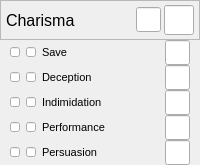
      <widget class="QWidget" name="widget_98" native="true">
       <layout class="QVBoxLayout" name="verticalLayout_37">
        <property name="spacing">
         <number>0</number>
        </property>
        <property name="leftMargin">
         <number>0</number>
        </property>
        <property name="topMargin">
         <number>0</number>
        </property>
        <property name="rightMargin">
         <number>0</number>
        </property>
        <property name="bottomMargin">
         <number>0</number>
        </property>
        <item>
         <widget class="QFrame" name="frame_18">
          <property name="minimumSize">
           <size>
            <width>0</width>
            <height>40</height>
           </size>
          </property>
          <property name="maximumSize">
           <size>
            <width>16777215</width>
            <height>40</height>
           </size>
          </property>
          <property name="frameShape">
           <enum>QFrame::StyledPanel</enum>
          </property>
          <property name="frameShadow">
           <enum>QFrame::Plain</enum>
          </property>
          <layout class="QHBoxLayout" name="horizontalLayout_86">
           <property name="spacing">
            <number>3</number>
           </property>
           <property name="leftMargin">
            <number>5</number>
           </property>
           <property name="topMargin">
            <number>0</number>
           </property>
           <property name="rightMargin">
            <number>5</number>
           </property>
           <property name="bottomMargin">
            <number>0</number>
           </property>
           <item>
            <widget class="QLabel" name="label_83">
             <property name="font">
              <font>
               <pointsize>12</pointsize>
              </font>
             </property>
             <property name="text">
              <string notr="true">Charisma</string>
             </property>
             <property name="textFormat">
              <enum>Qt::AutoText</enum>
             </property>
            </widget>
           </item>
           <item>
            <widget class="QLineEdit" name="lineEdit_190">
             <property name="minimumSize">
              <size>
               <width>25</width>
               <height>25</height>
              </size>
             </property>
             <property name="maximumSize">
              <size>
               <width>25</width>
               <height>25</height>
              </size>
             </property>
             <property name="alignment">
              <set>Qt::AlignCenter</set>
             </property>
            </widget>
           </item>
           <item>
            <widget class="QLineEdit" name="lineEdit_191">
             <property name="minimumSize">
              <size>
               <width>30</width>
               <height>30</height>
              </size>
             </property>
             <property name="maximumSize">
              <size>
               <width>30</width>
               <height>30</height>
              </size>
             </property>
             <property name="alignment">
              <set>Qt::AlignCenter</set>
             </property>
            </widget>
           </item>
          </layout>
         </widget>
        </item>
        <item>
         <widget class="QWidget" name="widget_99" native="true">
          <property name="minimumSize">
           <size>
            <width>0</width>
            <height>25</height>
           </size>
          </property>
          <property name="maximumSize">
           <size>
            <width>16777215</width>
            <height>25</height>
           </size>
          </property>
          <layout class="QHBoxLayout" name="horizontalLayout_87">
           <property name="leftMargin">
            <number>10</number>
           </property>
           <property name="topMargin">
            <number>0</number>
           </property>
           <property name="rightMargin">
            <number>10</number>
           </property>
           <property name="bottomMargin">
            <number>0</number>
           </property>
           <item>
            <widget class="QLineEdit" name="lineEdit_192">
             <property name="minimumSize">
              <size>
               <width>10</width>
               <height>10</height>
              </size>
             </property>
             <property name="maximumSize">
              <size>
               <width>10</width>
               <height>10</height>
              </size>
             </property>
             <property name="alignment">
              <set>Qt::AlignCenter</set>
             </property>
            </widget>
           </item>
           <item>
            <widget class="QLineEdit" name="lineEdit_193">
             <property name="minimumSize">
              <size>
               <width>10</width>
               <height>10</height>
              </size>
             </property>
             <property name="maximumSize">
              <size>
               <width>10</width>
               <height>10</height>
              </size>
             </property>
             <property name="alignment">
              <set>Qt::AlignCenter</set>
             </property>
            </widget>
           </item>
           <item>
            <widget class="QLabel" name="label_84">
             <property name="font">
              <font>
               <pointsize>8</pointsize>
              </font>
             </property>
             <property name="text">
              <string>Save</string>
             </property>
            </widget>
           </item>
           <item>
            <widget class="QLineEdit" name="lineEdit_194">
             <property name="minimumSize">
              <size>
               <width>25</width>
               <height>25</height>
              </size>
             </property>
             <property name="maximumSize">
              <size>
               <width>25</width>
               <height>25</height>
              </size>
             </property>
             <property name="alignment">
              <set>Qt::AlignCenter</set>
             </property>
            </widget>
           </item>
          </layout>
         </widget>
        </item>
        <item>
         <widget class="QWidget" name="widget_100" native="true">
          <property name="sizePolicy">
           <sizepolicy hsizetype="Preferred" vsizetype="Preferred">
            <horstretch>0</horstretch>
            <verstretch>25</verstretch>
           </sizepolicy>
          </property>
          <property name="minimumSize">
           <size>
            <width>0</width>
            <height>25</height>
           </size>
          </property>
          <layout class="QHBoxLayout" name="horizontalLayout_88">
           <property name="leftMargin">
            <number>10</number>
           </property>
           <property name="topMargin">
            <number>0</number>
           </property>
           <property name="rightMargin">
            <number>10</number>
           </property>
           <property name="bottomMargin">
            <number>0</number>
           </property>
           <item>
            <widget class="QLineEdit" name="lineEdit_195">
             <property name="minimumSize">
              <size>
               <width>10</width>
               <height>10</height>
              </size>
             </property>
             <property name="maximumSize">
              <size>
               <width>10</width>
               <height>10</height>
              </size>
             </property>
             <property name="alignment">
              <set>Qt::AlignCenter</set>
             </property>
            </widget>
           </item>
           <item>
            <widget class="QLineEdit" name="lineEdit_196">
             <property name="minimumSize">
              <size>
               <width>10</width>
               <height>10</height>
              </size>
             </property>
             <property name="maximumSize">
              <size>
               <width>10</width>
               <height>10</height>
              </size>
             </property>
             <property name="alignment">
              <set>Qt::AlignCenter</set>
             </property>
            </widget>
           </item>
           <item>
            <widget class="QLabel" name="label_85">
             <property name="font">
              <font>
               <pointsize>8</pointsize>
              </font>
             </property>
             <property name="text">
              <string>Deception</string>
             </property>
            </widget>
           </item>
           <item>
            <widget class="QLineEdit" name="lineEdit_197">
             <property name="minimumSize">
              <size>
               <width>25</width>
               <height>25</height>
              </size>
             </property>
             <property name="maximumSize">
              <size>
               <width>25</width>
               <height>25</height>
              </size>
             </property>
             <property name="alignment">
              <set>Qt::AlignCenter</set>
             </property>
            </widget>
           </item>
          </layout>
         </widget>
        </item>
        <item>
         <widget class="QWidget" name="widget_101" native="true">
          <property name="sizePolicy">
           <sizepolicy hsizetype="Preferred" vsizetype="Preferred">
            <horstretch>0</horstretch>
            <verstretch>25</verstretch>
           </sizepolicy>
          </property>
          <property name="minimumSize">
           <size>
            <width>0</width>
            <height>25</height>
           </size>
          </property>
          <layout class="QHBoxLayout" name="horizontalLayout_89">
           <property name="leftMargin">
            <number>10</number>
           </property>
           <property name="topMargin">
            <number>0</number>
           </property>
           <property name="rightMargin">
            <number>10</number>
           </property>
           <property name="bottomMargin">
            <number>0</number>
           </property>
           <item>
            <widget class="QLineEdit" name="lineEdit_198">
             <property name="minimumSize">
              <size>
               <width>10</width>
               <height>10</height>
              </size>
             </property>
             <property name="maximumSize">
              <size>
               <width>10</width>
               <height>10</height>
              </size>
             </property>
             <property name="alignment">
              <set>Qt::AlignCenter</set>
             </property>
            </widget>
           </item>
           <item>
            <widget class="QLineEdit" name="lineEdit_199">
             <property name="minimumSize">
              <size>
               <width>10</width>
               <height>10</height>
              </size>
             </property>
             <property name="maximumSize">
              <size>
               <width>10</width>
               <height>10</height>
              </size>
             </property>
             <property name="alignment">
              <set>Qt::AlignCenter</set>
             </property>
            </widget>
           </item>
           <item>
            <widget class="QLabel" name="label_86">
             <property name="font">
              <font>
               <pointsize>8</pointsize>
              </font>
             </property>
             <property name="text">
              <string>Indimidation</string>
             </property>
            </widget>
           </item>
           <item>
            <widget class="QLineEdit" name="lineEdit_200">
             <property name="minimumSize">
              <size>
               <width>25</width>
               <height>25</height>
              </size>
             </property>
             <property name="maximumSize">
              <size>
               <width>25</width>
               <height>25</height>
              </size>
             </property>
             <property name="alignment">
              <set>Qt::AlignCenter</set>
             </property>
            </widget>
           </item>
          </layout>
         </widget>
        </item>
        <item>
         <widget class="QWidget" name="widget_102" native="true">
          <property name="sizePolicy">
           <sizepolicy hsizetype="Preferred" vsizetype="Preferred">
            <horstretch>0</horstretch>
            <verstretch>25</verstretch>
           </sizepolicy>
          </property>
          <property name="minimumSize">
           <size>
            <width>0</width>
            <height>25</height>
           </size>
          </property>
          <layout class="QHBoxLayout" name="horizontalLayout_90">
           <property name="leftMargin">
            <number>10</number>
           </property>
           <property name="topMargin">
            <number>0</number>
           </property>
           <property name="rightMargin">
            <number>10</number>
           </property>
           <property name="bottomMargin">
            <number>0</number>
           </property>
           <item>
            <widget class="QLineEdit" name="lineEdit_201">
             <property name="minimumSize">
              <size>
               <width>10</width>
               <height>10</height>
              </size>
             </property>
             <property name="maximumSize">
              <size>
               <width>10</width>
               <height>10</height>
              </size>
             </property>
             <property name="alignment">
              <set>Qt::AlignCenter</set>
             </property>
            </widget>
           </item>
           <item>
            <widget class="QLineEdit" name="lineEdit_202">
             <property name="minimumSize">
              <size>
               <width>10</width>
               <height>10</height>
              </size>
             </property>
             <property name="maximumSize">
              <size>
               <width>10</width>
               <height>10</height>
              </size>
             </property>
             <property name="alignment">
              <set>Qt::AlignCenter</set>
             </property>
            </widget>
           </item>
           <item>
            <widget class="QLabel" name="label_87">
             <property name="font">
              <font>
               <pointsize>8</pointsize>
              </font>
             </property>
             <property name="text">
              <string>Performance</string>
             </property>
            </widget>
           </item>
           <item>
            <widget class="QLineEdit" name="lineEdit_203">
             <property name="minimumSize">
              <size>
               <width>25</width>
               <height>25</height>
              </size>
             </property>
             <property name="maximumSize">
              <size>
               <width>25</width>
               <height>25</height>
              </size>
             </property>
             <property name="alignment">
              <set>Qt::AlignCenter</set>
             </property>
            </widget>
           </item>
          </layout>
         </widget>
        </item>
        <item>
         <widget class="QWidget" name="widget_103" native="true">
          <property name="sizePolicy">
           <sizepolicy hsizetype="Preferred" vsizetype="Preferred">
            <horstretch>0</horstretch>
            <verstretch>25</verstretch>
           </sizepolicy>
          </property>
          <property name="minimumSize">
           <size>
            <width>0</width>
            <height>25</height>
           </size>
          </property>
          <layout class="QHBoxLayout" name="horizontalLayout_91">
           <property name="leftMargin">
            <number>10</number>
           </property>
           <property name="topMargin">
            <number>0</number>
           </property>
           <property name="rightMargin">
            <number>10</number>
           </property>
           <property name="bottomMargin">
            <number>0</number>
           </property>
           <item>
            <widget class="QLineEdit" name="lineEdit_204">
             <property name="minimumSize">
              <size>
               <width>10</width>
               <height>10</height>
              </size>
             </property>
             <property name="maximumSize">
              <size>
               <width>10</width>
               <height>10</height>
              </size>
             </property>
             <property name="alignment">
              <set>Qt::AlignCenter</set>
             </property>
            </widget>
           </item>
           <item>
            <widget class="QLineEdit" name="lineEdit_205">
             <property name="minimumSize">
              <size>
               <width>10</width>
               <height>10</height>
              </size>
             </property>
             <property name="maximumSize">
              <size>
               <width>10</width>
               <height>10</height>
              </size>
             </property>
             <property name="alignment">
              <set>Qt::AlignCenter</set>
             </property>
            </widget>
           </item>
           <item>
            <widget class="QLabel" name="label_88">
             <property name="font">
              <font>
               <pointsize>8</pointsize>
              </font>
             </property>
             <property name="text">
              <string>Persuasion</string>
             </property>
            </widget>
           </item>
           <item>
            <widget class="QLineEdit" name="lineEdit_206">
             <property name="minimumSize">
              <size>
               <width>25</width>
               <height>25</height>
              </size>
             </property>
             <property name="maximumSize">
              <size>
               <width>25</width>
               <height>25</height>
              </size>
             </property>
             <property name="alignment">
              <set>Qt::AlignCenter</set>
             </property>
            </widget>
           </item>
          </layout>
         </widget>
        </item>
       </layout>
      </widget>
